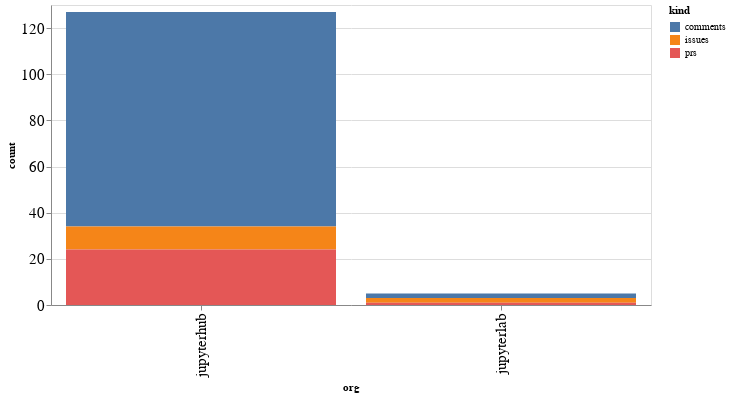

This figure's notebook cell:
### Code cell
alt.Chart(org_summaries, width=600).mark_bar().encode(
    x='org',
    y='count',
    color='kind',
    tooltip="org"
)

### Figure 1 — Vega-Lite specification as saved in the notebook (floating-point values rounded to 4 significant figures)
{"config": {"axisLeft": {"labelFontSize": 15}, "axisBottom": {"labelFontSize": 15}}, "data": {"name": "data-498d446eeffda202082406819a941e9c"}, "mark": "bar", "encoding": {"color": {"type": "nominal", "field": "kind"}, "tooltip": {"type": "nominal", "field": "org"}, "x": {"type": "nominal", "field": "org"}, "y": {"type": "quantitative", "field": "count"}}, "width": 600, "$schema": "https://vega.github.io/schema/vega-lite/v4.8.1.json", "datasets": {"data-498d446eeffda202082406819a941e9c": [{"org": "jupyterhub", "kind": "comments", "count": 93}, {"org": "jupyterhub", "kind": "issues", "count": 10}, {"org": "jupyterhub", "kind": "prs", "count": 24}, {"org": "jupyterlab", "kind": "comments", "count": 2}, {"org": "jupyterlab", "kind": "issues", "count": 2}, {"org": "jupyterlab", "kind": "prs", "count": 1}]}}
